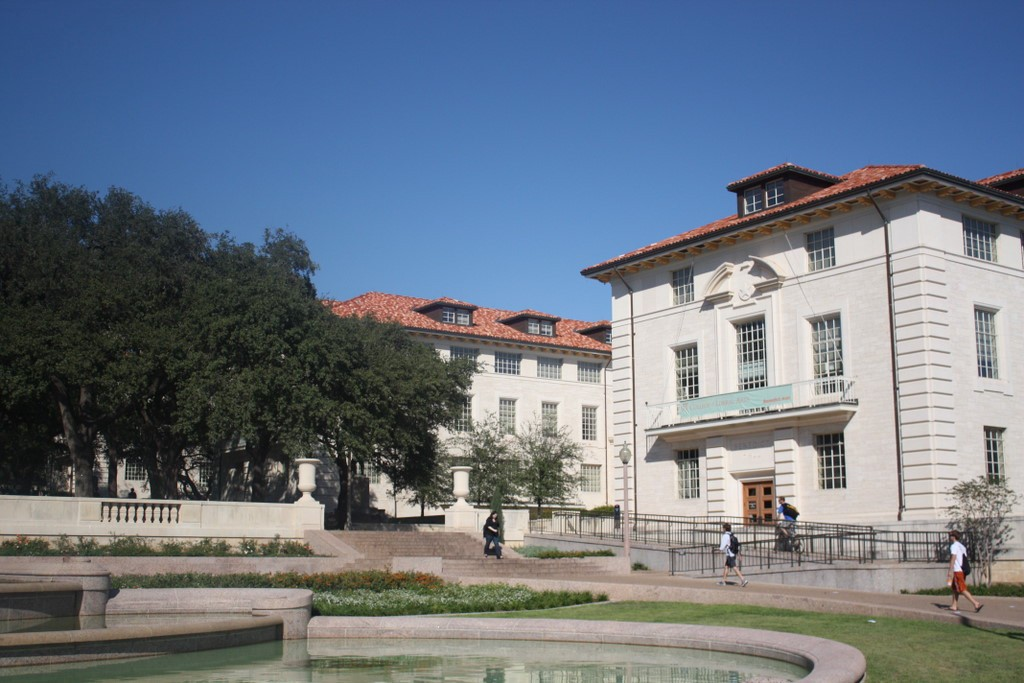
#> input picture foto1A.jpg, 1024 x 683 px
$ jupyter execute --allow-errors 05-image-stitching.ipynb   (shell and % lines are left out)
#> lines starting #> are read from the running program, lines starting #| are printed output that depends on the picture; after the words box and inside, x2 and y2 are one past the last pixel; in counts of white or black regions, pixels touching at a corner belong together
# Session 05: Image Stitching & Homographies

**CVI4IC — Summer Semester 2026**

Topics: local features for alignment, translational vs. projective models, robust estimation (RANSAC), `warpAffine` / `warpPerspective`, simple blending, and OpenCV’s `Stitcher`.

## Table of contents

1. Overlapping crops ("campus") and ground-truth translation
2. SIFT matching + Lowe ratio
3. Geometric interpretation ($\Delta x$, $\Delta y$)
4. Least-squares translation
5. Outliers, least squares vs. RANSAC
6. Homography for two natural views (`foto1A` / `foto1B`)
7. 2D transformation families (translation, affine, perspective)
8. Forward vs. inverse warping + interpolation
9. Warping, canvas, alpha blending
10. Translational merge on campus crops
11. OpenCV `Stitcher`
12. ✏️ Exercises

[cell 1]

import os
import urllib.request

import cv2
import matplotlib.pyplot as plt
import numpy as np
from scipy.optimize import least_squares

[cell 2]
def download_file(url: str, path: str) -> None:
    if os.path.isfile(path):
        return
    urllib.request.urlretrieve(url, path)


def to_rgb(image_bgr: np.ndarray) -> np.ndarray:
    return cv2.cvtColor(image_bgr, cv2.COLOR_BGR2RGB)


# [5 lines left out: function imshow_bgr, not called in this run]


BASE = "https://raw.githubusercontent.com/Digital-Media/cv_data/main/panorama_stitching"
download_file(f"{BASE}/campus_hagenberg.jpg", "campus.jpg")
download_file("https://www.ic.unicamp.br/~helio/imagens_registro/foto1A.jpg", "foto1A.jpg")
download_file("https://www.ic.unicamp.br/~helio/imagens_registro/foto1B.jpg", "foto1B.jpg")

print("Data ready.")

## 1. Overlapping crops — when motion is *almost* a translation

We cut two windows from one high-resolution image. The overlap region is consistent with a **2D translation** between the crops (ground truth used in the checks below: **t ≈ (449, −41)** in pixel units).

[cell 3]
import math

GROUND_TRUTH_T = np.array([449.0, -41.0], dtype=np.float32)

huge = cv2.imread("campus.jpg")
w = 1250
#> (the rest of this cell did not finish here and is left out)

## 2. SIFT matching + Lowe’s ratio test

We reuse the same ingredients as in Session 04: SIFT descriptors, k-NN matching, and **Lowe’s ratio test** to reject ambiguous matches. A **lower** ratio is stricter (fewer matches, usually cleaner).

[cell 4]
# [48 lines left out: functions get_matched_points, ratio_test_matches, sift_match_visual, not called in this run]


#> (the rest of this cell did not finish here and is left out)

## 3. Geometric structure of the matches

### 3.1 Offsets $\Delta x, \Delta y$

For each correspondence, plot **offset** $\mathbf{x}_A - \mathbf{x}_B$. Inliers should form a tight cluster when the motion is a pure translation.

#> (a cell that did not finish here is left out)

### 3.2 Coordinate-wise plots

If $\mathbf{x}' = \mathbf{x} + \mathbf{t}$, then $x'_x \approx x_x + t_x$ (and similarly for $y$). The red line shows the least-squares fit after Section 4.

## 4. Least squares translation

We model $\mathbf{x}_A \approx \mathbf{x}_B + \mathbf{t}$ and minimize $\sum_i \|\mathbf{x}_{A,i} - \mathbf{x}_{B,i} - \mathbf{t}\|_2^2$ by letting `scipy` optimize $\mathbf{t}$. Residuals are stacked **per coordinate** (not one norm per point), which matches ordinary least squares for Gaussian noise.

[cell 6]
# [7 lines left out: function fit_translation_ls, not called in this run]


#> (the rest of this cell did not finish here and is left out)

## 5. Outliers and RANSAC

Relax the ratio test (e.g. **0.95**) to deliberately admit bad matches. Ordinary least squares is **not robust**: a handful of outliers can drag $\hat{\mathbf{t}}$ far away from the ground truth.

**RANSAC** repeatedly samples minimal sets, fits a model, and keeps the hypothesis with the largest **consensus set**. OpenCV exposes this via `estimateAffine2D(..., method=cv2.RANSAC)` (translation-only is a special case of an affine map).

#> (a cell that did not finish here is left out)

## 6. Homography between two views (`foto1A` / `foto1B`)

For a **planar** scene or **pure camera rotation** about the optical center, image-to-image motion is well approximated by a **homography** $\mathbf{x}' \sim \mathbf{H}\mathbf{x}$ (homogeneous coordinates).

We estimate $\mathbf{H}$ with `cv2.findHomography` using **RANSAC** to reject outlier matches.

[cell 8]
im1 = cv2.imread("foto1A.jpg")
#> im1 is the input picture: shape (683, 1024, 3); mean B, G, R 132.3, 118.7, 107.9
im2 = cv2.imread("foto1B.jpg")
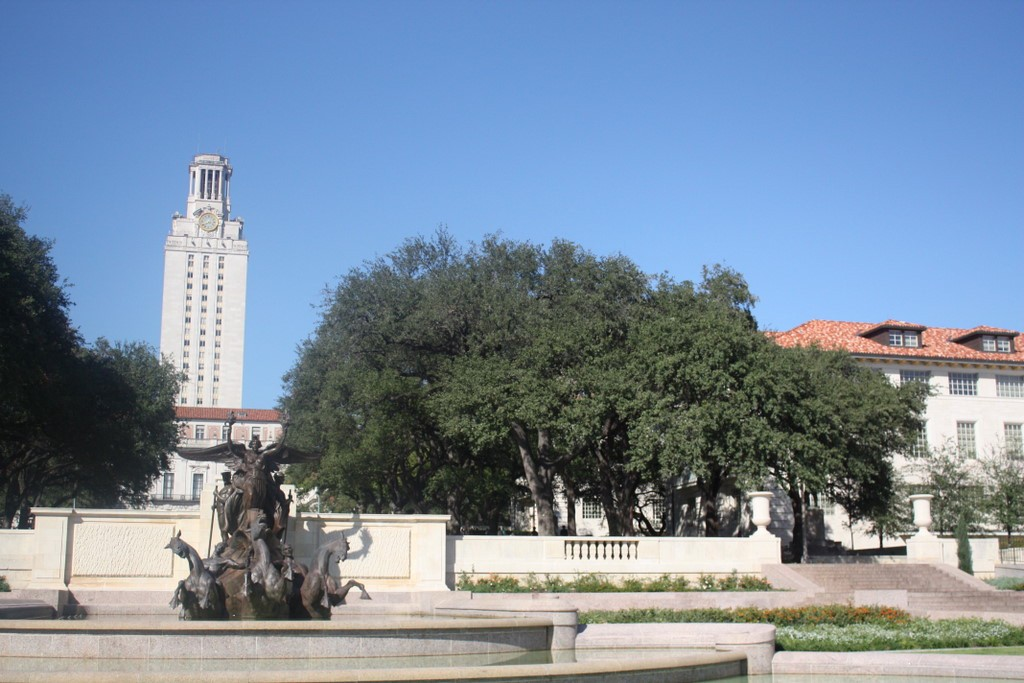
#> input picture foto1B.jpg, 1024 x 683 px
#> im2 is the input picture: shape (683, 1024, 3); mean B, G, R 159.3, 139.8, 122
assert im1 is not None and im2 is not None

g1 = cv2.cvtColor(im1, cv2.COLOR_BGR2GRAY)
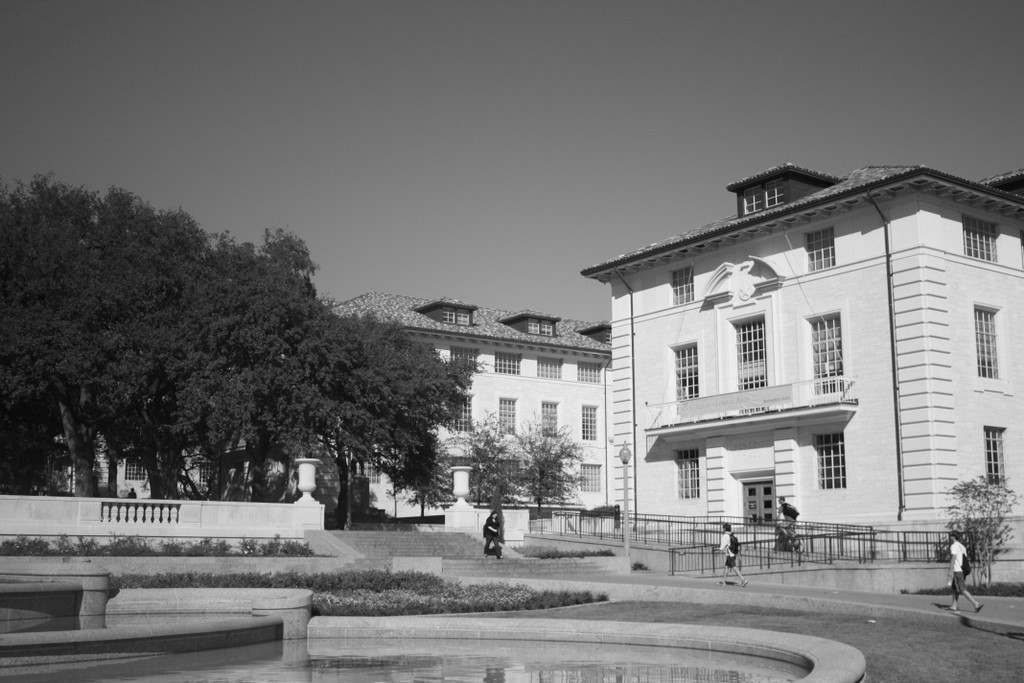
#> g1: shape (683, 1024); min 3, max 253, mean 117
g2 = cv2.cvtColor(im2, cv2.COLOR_BGR2GRAY)
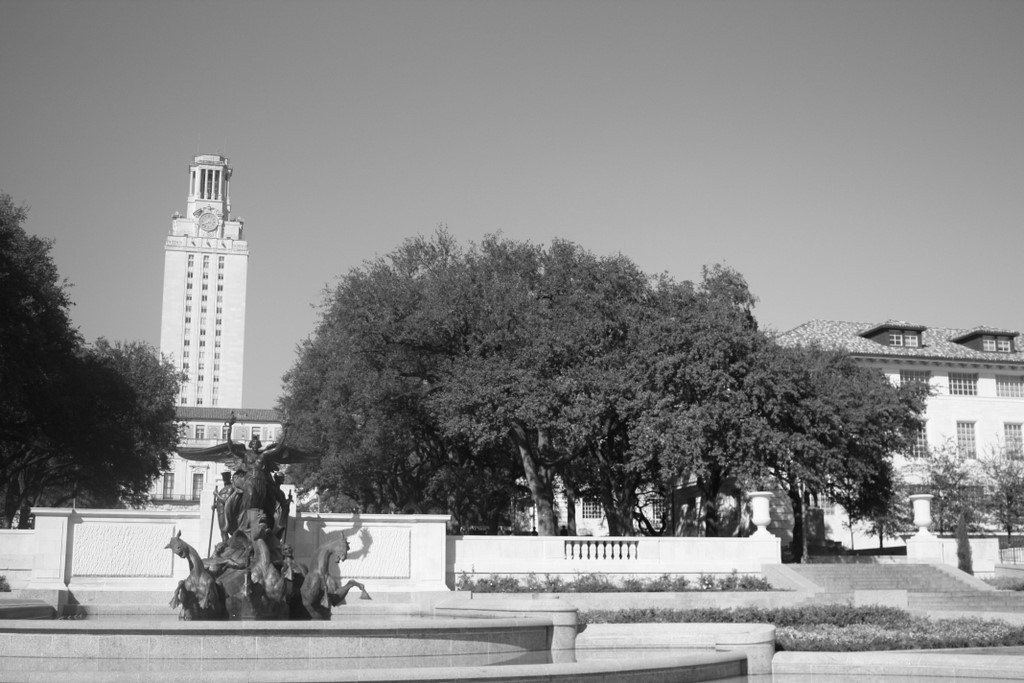
#> g2: shape (683, 1024); min 3, max 255, mean 136.7

sift = cv2.SIFT_create()
k1, d1 = sift.detectAndCompute(g1, None)
#> k1 = 4239 keypoints; strongest (x, y, size): (958, 550, 9.6), (490, 528, 2), (440, 520, 6.8), (376, 451, 1.8)
k2, d2 = sift.detectAndCompute(g2, None)
#> k2 = 5346 keypoints; strongest (x, y, size): (620, 556, 2.4), (612, 556, 2.2), (698, 499, 3.5), (772, 470, 2.8)

bf = cv2.BFMatcher(cv2.NORM_L2, crossCheck=False)
raw = bf.knnMatch(d1, d2, k=2)
#> raw = 4239 matches
good = [m for m, n in raw if m.distance < 0.75 * n.distance]
#> good = 1082 matches

pts1 = np.float32([k1[m.queryIdx].pt for m in good]).reshape(-1, 1, 2)
#> pts1 = 1082 rows, first 8: [4.41, 391.9], [6.9, 196.6], [9.41, 581.7], [9.45, 610], [12.77, 206.4], [17.56, 581.7], [17.56, 581.7], [19.78, 380.9]
pts2 = np.float32([k2[m.trainIdx].pt for m in good]).reshape(-1, 1, 2)
#> pts2 = 1082 rows, first 8: [470.8, 439.1], [462.2, 257.3], [486.8, 617.2], [489, 643.7], [467.8, 265.7], [494, 617.1], [494, 617.1], [484.1, 428.1]

H, mask_h = cv2.findHomography(pts1, pts2, cv2.RANSAC, 5.0)
#> H = [[0.766, 0.0364, 446.7], [-0.135, 0.911, 76.23], [-0.000211, -3.33e-05, 1]]; mask_h = 1082 values, max 1 at index 0, min 0 at index 10, mean 0.954
print("Homography H (3x3):\n", H)
#| Homography H (3x3):
#|  [[ 7.65703116e-01  3.64415606e-02  4.46739714e+02]
#|  [-1.35176633e-01  9.11104437e-01  7.62297855e+01]
#|  [-2.10638892e-04 -3.32650241e-05  1.00000000e+00]]
print("Inlier matches:", int(mask_h.sum()), "/", len(good))
#| Inlier matches: 1032 / 1082

inlier_matches = [m for m, keep in zip(good, mask_h.ravel().astype(bool)) if keep]
#> inlier_matches = 1032 matches
vis = cv2.drawMatches(im1, k1, im2, k2, inlier_matches[:60], None, flags=cv2.DrawMatchesFlags_NOT_DRAW_SINGLE_POINTS)
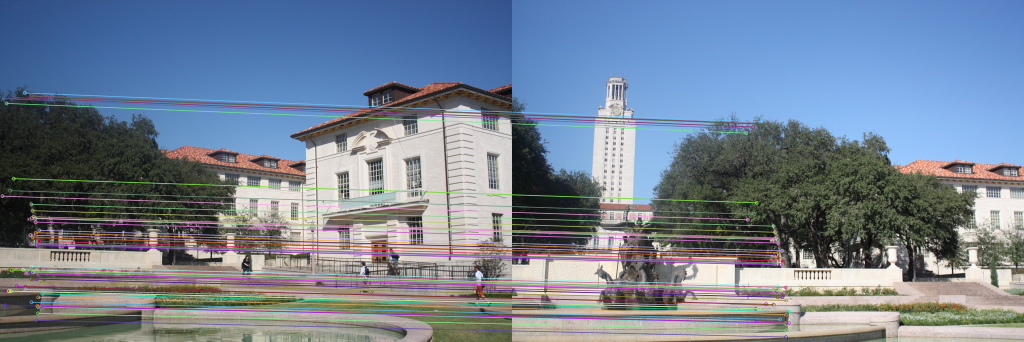
#> vis: shape (683, 2048, 3) (shown at 1/2 size); mean B, G, R 147.4, 129.9, 116.3
plt.figure(figsize=(18, 8))
plt.imshow(cv2.cvtColor(vis, cv2.COLOR_BGR2RGB))
plt.axis("off")
plt.title("RANSAC inliers used for H")
plt.tight_layout()
plt.show()

## 7. 2D transformation families (slide recap)

From the lecture: image alignment can be modeled with increasing flexibility:

- **Translation**: $\mathbf{x}' = \mathbf{x} + \mathbf{t}$ (2 params)
- **Rigid / Euclidean**: rotation + translation (3 params)
- **Similarity**: scale + rotation + translation (4 params)
- **Affine**: $\mathbf{x}' = A\mathbf{x} + \mathbf{t}$ (6 params)
- **Perspective / Homography**: $\mathbf{x}' \sim H\mathbf{x}$ (8 DoF)

Rule of thumb: start with the simplest model that explains your data; use homography for planar scenes or pure camera rotation.

## 8. Forward vs. inverse warping + interpolation

Slide takeaway: practical implementations use **inverse warping**.

- **Forward warping** maps each source pixel to destination (can create holes).
- **Inverse warping** samples each destination pixel from source via inverse transform.
- Interpolation matters: nearest, bilinear, bicubic (`cv2.INTER_NEAREST`, `cv2.INTER_LINEAR`, `cv2.INTER_CUBIC`).

OpenCV `warpAffine` / `warpPerspective` follow this inverse-mapping idea internally.

[cell 9]
# Interpolation demo for a translation warp
H_demo = np.float32([[1, 0, 80], [0, 1, -30]])
#> (the rest of this cell did not finish here and is left out)

## 9. Warping, canvas, and simple blending

`warpPerspective` applies the **inverse** map internally: for each destination pixel it samples the source using $\mathbf{H}^{-1}$. We compute a canvas large enough for both images after warping `foto1B` into the coordinate system of `foto1A`, then blend with normalized masks (alpha feathering in the overlap).

[cell 10]
def stitch_pair_homography(im_left_bgr: np.ndarray, im_right_bgr: np.ndarray, H_right_to_left: np.ndarray):
    """Warp RIGHT image into LEFT's plane; H maps homogeneous coords from right -> left."""
    h_l, w_l = im_left_bgr.shape[:2]
    h_r, w_r = im_right_bgr.shape[:2]

    corners_r = np.float32([[[0, 0]], [[w_r, 0]], [[w_r, h_r]], [[0, h_r]]])
    warped_r_corners = cv2.perspectiveTransform(corners_r, H_right_to_left)
    corners_l = np.float32([[[0, 0]], [[w_l, 0]], [[w_l, h_l]], [[0, h_l]]])
    pts = np.concatenate([corners_l, warped_r_corners], axis=0)
    xmin = int(np.floor(pts[:, 0, 0].min()))
    ymin = int(np.floor(pts[:, 0, 1].min()))
    xmax = int(np.ceil(pts[:, 0, 0].max()))
    ymax = int(np.ceil(pts[:, 0, 1].max()))

    out_w = xmax - xmin
    out_h = ymax - ymin
    T = np.array([[1, 0, -xmin], [0, 1, -ymin], [0, 0, 1]], dtype=np.float64)

    warp_l = cv2.warpPerspective(im_left_bgr, T, (out_w, out_h))
    warp_r = cv2.warpPerspective(im_right_bgr, T @ H_right_to_left, (out_w, out_h))

    mask_l = (cv2.cvtColor(warp_l, cv2.COLOR_BGR2GRAY) > 0).astype(np.float32)
    mask_r = (cv2.cvtColor(warp_r, cv2.COLOR_BGR2GRAY) > 0).astype(np.float32)
    eps = 1e-6
    alpha = mask_l / (mask_l + mask_r + eps)
    alpha3 = np.stack([alpha, alpha, alpha], axis=2)

    blended = (alpha3 * warp_l.astype(np.float32) + (1.0 - alpha3) * warp_r.astype(np.float32)).astype(np.uint8)
    return blended, warp_l, warp_r


H_2to1, _ = cv2.findHomography(pts2, pts1, cv2.RANSAC, 5.0)
#> H_2to1 = [[1.3, -0.0738, -574], [0.169, 1.22, -168.3], [0.000279, 2.24e-05, 1]]
panorama, wl, wr = stitch_pair_homography(im1, im2, H_2to1)
#> in stitch_pair_homography, `warped_r_corners = cv2.perspectiveTransform(corners_r, H_right_to_left)`: warped_r_corners = [[-574, -168.3], [587.6, 3.92], [542, 644.8], [-615, 655.6]]
#> in stitch_pair_homography, `pts = np.concatenate([corners_l, warped_r_corners], axis=0)`: pts = [[0, 0], [1024, 0], [1024, 683], [0, 683], [-574, -168.3], [587.6, 3.92], [542, 644.8], [-615, 655.6]]
#> in stitch_pair_homography, `xmin = int(np.floor(pts[:, 0, 0].min()))`: xmin = -616
#> in stitch_pair_homography, `ymin = int(np.floor(pts[:, 0, 1].min()))`: ymin = -169
#> in stitch_pair_homography, `xmax = int(np.ceil(pts[:, 0, 0].max()))`: xmax = 1024
#> in stitch_pair_homography, `ymax = int(np.ceil(pts[:, 0, 1].max()))`: ymax = 683
#> in stitch_pair_homography, `out_w = xmax - xmin`: out_w = 1640
#> in stitch_pair_homography, `out_h = ymax - ymin`: out_h = 852
#> in stitch_pair_homography, `T = np.array([[1, 0, -xmin], [0, 1, -ymin], [0, 0, 1]], dtype=np.float..`: T = [[1, 0, 616], [0, 1, 169], [0, 0, 1]]
#> in stitch_pair_homography, `warp_l = cv2.warpPerspective(im_left_bgr, T, (out_w, out_h))`:
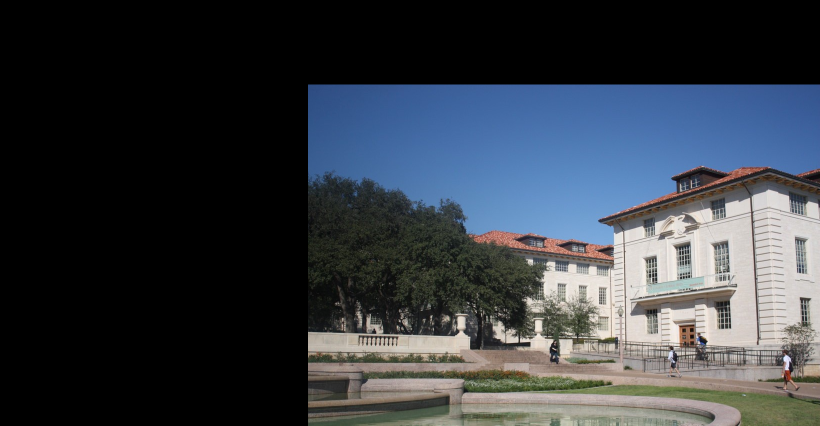
#> warp_l: shape (852, 1640, 3) (shown at 1/2 size); mean B, G, R 66.2, 59.4, 54
#> in stitch_pair_homography, `warp_r = cv2.warpPerspective(im_right_bgr, T @ H_right_to_left, (out_w..`:
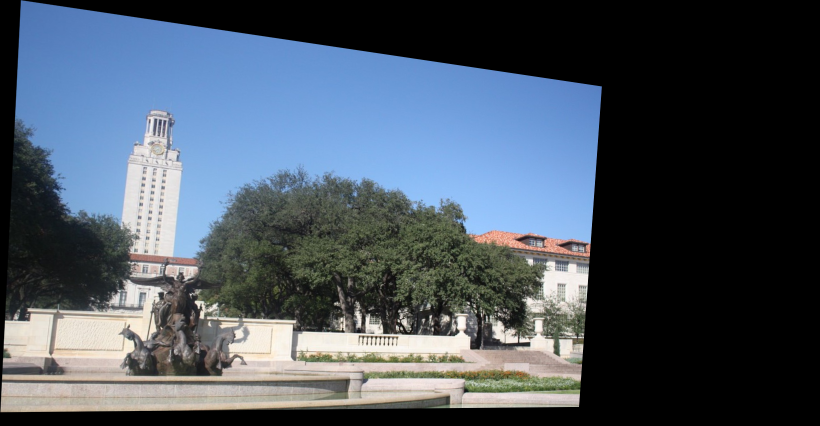
#> warp_r: shape (852, 1640, 3) (shown at 1/2 size); mean B, G, R 96.6, 84.5, 73.6
#> in stitch_pair_homography, `mask_l = (cv2.cvtColor(warp_l, cv2.COLOR_BGR2GRAY) > 0).astype(np.floa..`:
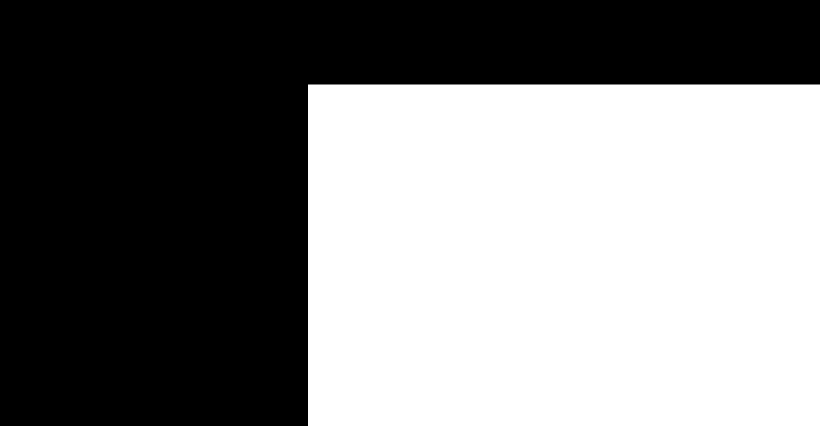
#> mask_l: shape (852, 1640) float32 (shown at 1/2 size); values 0 (black) and 1 (white), 50.1% white; 1 black region, box (x1, y1, x2, y2) and area: (0, 0, 1640, 852) 697888
#> in stitch_pair_homography, `mask_r = (cv2.cvtColor(warp_r, cv2.COLOR_BGR2GRAY) > 0).astype(np.floa..`:
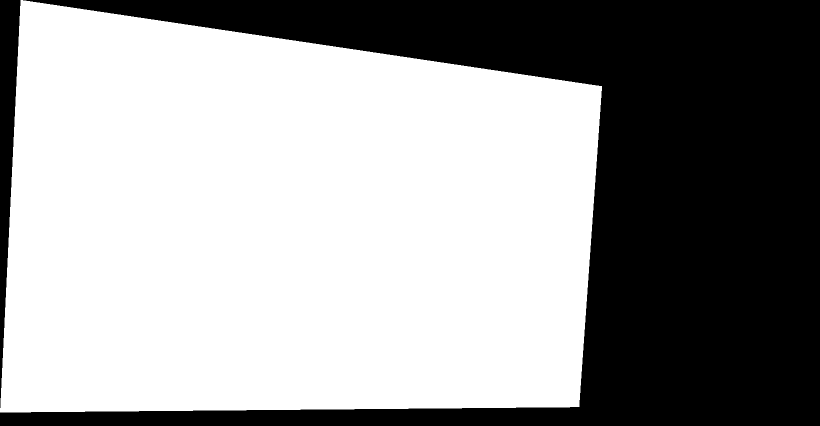
#> mask_r: shape (852, 1640) float32 (shown at 1/2 size); values 0 (black) and 1 (white), 61.2% white; 2 black regions, box (x1, y1, x2, y2) and area: (0, 0, 1640, 852) 525271, (0, 0, 41, 816) 16989
#> in stitch_pair_homography, `blended = (alpha3 * warp_l.astype(np.float32) + (1.0 - alpha3) * warp_..`:
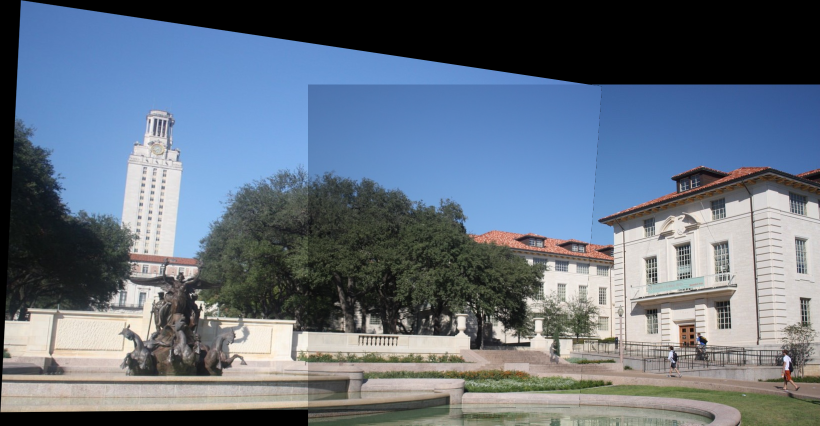
#> blended: shape (852, 1640, 3) (shown at 1/2 size); mean of channels 0, 1, 2 126.9, 112.4, 100.2; drawn as B, G, R

fig, axes = plt.subplots(1, 3, figsize=(18, 6))
axes[0].imshow(to_rgb(wl))
axes[0].set_title("Warped left")
axes[0].axis("off")
axes[1].imshow(to_rgb(wr))
axes[1].set_title("Warped right")
axes[1].axis("off")
axes[2].imshow(to_rgb(panorama))
axes[2].set_title("Alpha blend")
axes[2].axis("off")
plt.tight_layout()
plt.show()
